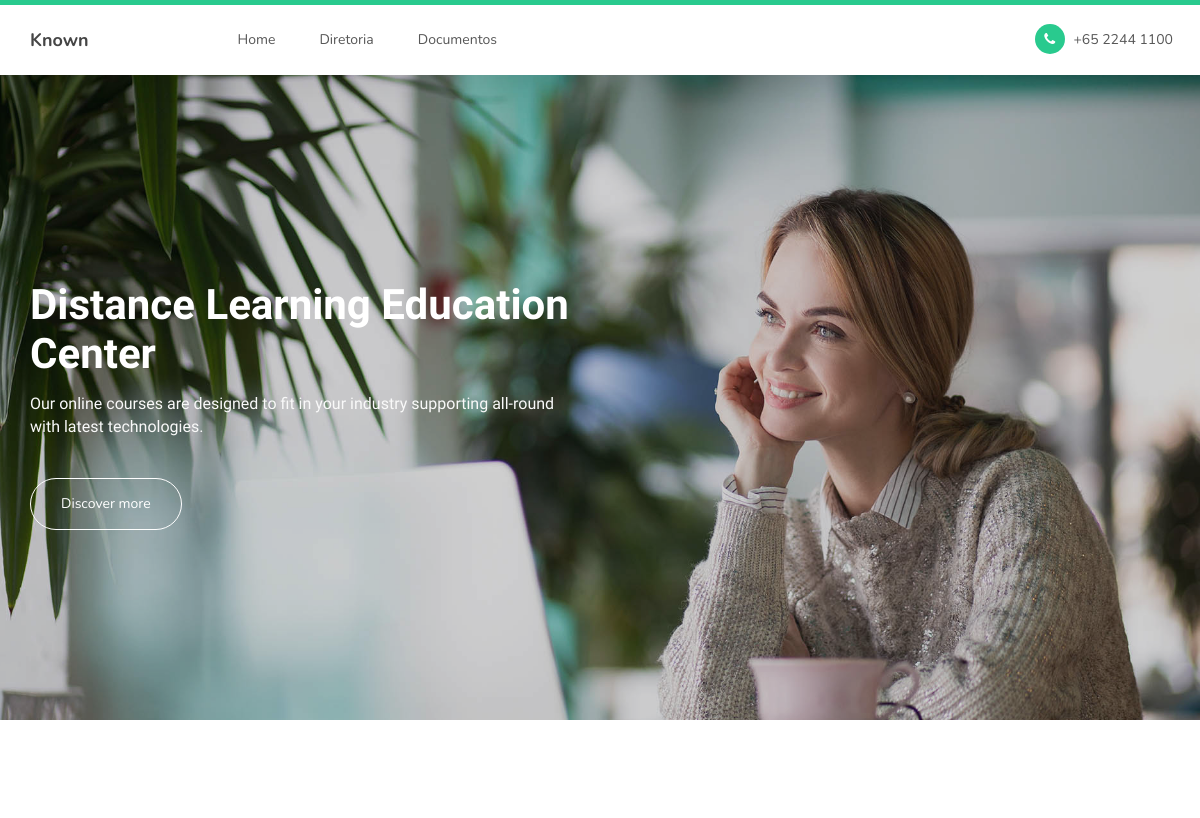
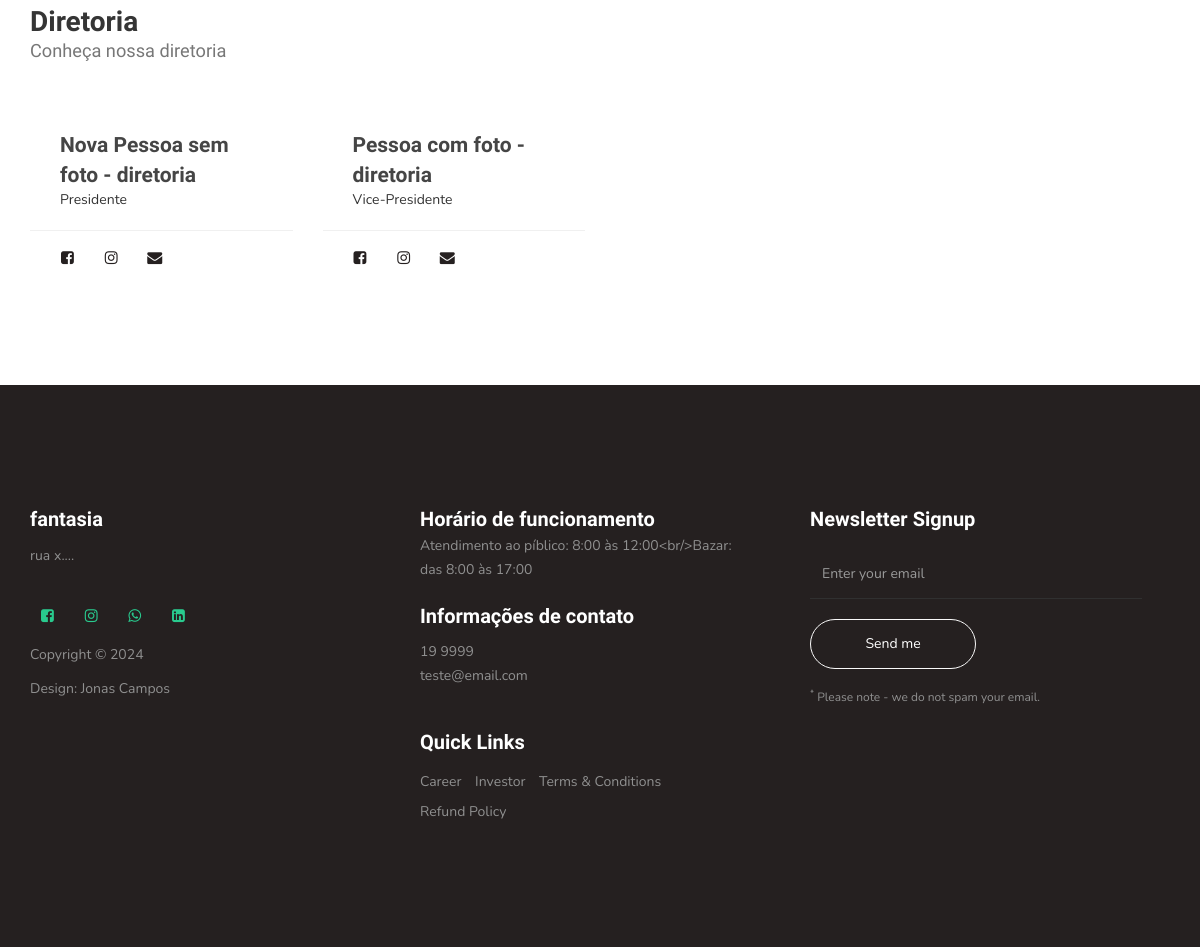
/diretoria/, run on the app's committed database (2 pictures, top to bottom).
### people/models.py (models this page shows, shortened)
class People(models.Model):
    id = models.AutoField(primary_key=True)
    name = models.CharField(max_length=200, blank=False, null=False)
    role = models.ForeignKey(
        "JobRole",
        on_delete=models.PROTECT,
        related_name="people_jobRole",
        null=True,
        blank=True,
    )
    photo = models.ImageField(upload_to="people/", blank=True, null=True)
    bio = models.TextField(blank=True, null=True)
    team = models.ForeignKey(
        "TeamList",
        on_delete=models.PROTECT,
        related_name="people_team",
        null=True,
        blank=True,
    )
    board_position = models.ForeignKey(
        "BoardPosition",
        on_delete=models.PROTECT,
        related_name="board_position",
        null=True,
        blank=True,
    )
    created_at = models.DateTimeField(auto_now_add=True)
    updated_at = models.DateTimeField(auto_now=True)
    class Meta:
        verbose_name = "Pessoa"
        verbose_name_plural = "Pessoas"

class BoardPosition(models.Model):
    id = models.AutoField(primary_key=True)
    role = models.CharField(max_length=100)
    created_at = models.DateTimeField(auto_now_add=True)
    updated_at = models.DateTimeField(auto_now=True)
    def __str__(self) -> str:
        return self.role

### company_entity/models.py (models this page shows, shortened)
class Company(models.Model):
    id = models.AutoField(primary_key=True)
    logo = models.ImageField(
        upload_to="company_entity/logos", verbose_name="Logo", null=True, blank=True
    )
    company_name = models.CharField(max_length=100, verbose_name="Nome da Empresa")
    trade_name = models.CharField(max_length=100, verbose_name="Nome Fantasia")
    cnpj = models.CharField(max_length=14, verbose_name="CNPJ")
    state_registration = models.CharField(
        max_length=20, verbose_name="Inscrição Estadual", null=True, blank=True
    )
    municipal_registration = models.CharField(
        max_length=20, verbose_name="Inscrição Municipal", null=True, blank=True
    )
    address = models.CharField(
        max_length=100, verbose_name="Endereço", null=True, blank=True
    )
    phone = models.CharField(
        max_length=20, verbose_name="Telefone", null=True, blank=True
    )
    email = models.EmailField(
        max_length=100, verbose_name="E-mail", null=True, blank=True
    )
    website = models.URLField(
        max_length=100, verbose_name="Website", null=True, blank=True
    )
    social_media_facebook = models.URLField(blank=True, null=True, verbose_name="Facebook")
    social_media_instagram = models.URLField(blank=True, null=True, verbose_name="Instagram")
    social_media_whatsapp = models.URLField(blank=True, null=True, verbose_name="WhatsApp")
    social_media_linkedin = models.URLField(blank=True, null=True, verbose_name="Linkedin")
    opening_date = models.DateField(
        verbose_name="Data de Abertura", null=True, blank=True
    )
    main_activity = models.CharField(
        max_length=100, verbose_name="Atividade Principal", null=True, blank=True
    )
    secondary_activity = models.CharField(
        max_length=100, verbose_name="Atividade Secundária", null=True, blank=True
    )
    responsible_name = models.CharField(
        max_length=100, verbose_name="Nome do Responsável", null=True, blank=True
    )
    notes = models.TextField(verbose_name="Observações", null=True, blank=True)
    created_at = models.DateTimeField(auto_now_add=True, verbose_name="Criado em")
    updated_at = models.DateTimeField(
        auto_now=True,
        verbose_name="Atualizado em",
    )
    class Meta:
        verbose_name = "Empresa"
        verbose_name_plural = "Empresas"
        ordering = ["id"]

class SiteFooter(models.Model):
    id = models.AutoField(primary_key=True)
    main_footer = models.BooleanField(
        editable=True, default=True, verbose_name="Rodapé Principal"
    )
    name = models.CharField(
        max_length=100,
        default="Rodapé padrão do site",
        verbose_name="Nome do rodapé (controle interno)",
    )
    service_hours = models.CharField(
        max_length=100, verbose_name="Horário de Atendimento"
    )
    line_text1 = models.CharField(max_length=200, verbose_name="Texto da Linha 1")
    line_text2 = models.CharField(max_length=200, verbose_name="Texto da Linha 2")
    class Meta:
        verbose_name = "Rodapé do Site"
        verbose_name_plural = "Rodapés do Site"
        ordering = ["id"]

### people/views.py (the view)
# urls.py: path("diretoria/", Diretoria.as_view()),
class Diretoria(ListView):
    model = People
    template_name = 'diretoria.html'
    context_object_name = 'diretoria'
    def get_queryset(self) -> QuerySet[Any]:
        only_board_members = super().get_queryset().filter(team__name="Diretoria").all()
        return only_board_members

### app/context_processors.py (called while the page is built)
def context_company(request):
    company = Company.objects.all().first()
    return {'company': company}

def context_footer(request):
    footer = SiteFooter.objects.filter(main_footer=True).first()
    return {'footer': footer}

### people/templates/diretoria.html (shortened to what this page needs)
{% extends "base.html" %}
{% block content %}
{% include 'header_banner.html' %}
<section id="diretoria">
    <div class="container">
        <div class="row">
            <div class="col-md-12 col-sm-12">
                <div class="section-title">
                    <h2>Diretoria <small>Conheça nossa diretoria</small></h2>
                </div>
            </div>
            {% for member in diretoria %}
            <div class="col-md-3 col-sm-6">
                <div class="team-thumb">
                    <div class="team-info">
                        <h3>{{ member.name }}</h3>
                        <span>{{ member.board_position }}</span>
                    </div>
                    <ul class="social-icon">
                        <li><a href="#" class="fa fa-facebook-square" attr="facebook icon"></a></li>
                        <li><a href="#" class="fa fa-instagram"></a></li>
                        <li><a href="#" class="fa">&#xf0e0;</a></li>
                    </ul>
                </div>
            </div>
            {% endfor %}
        </div>
    </div>
</section>
{% endblock %}

### company_entity/templates/footer.html
<footer id="footer">
     <div class="container">
          <div class="row">
               <div class="col-md-4 col-sm-6">
                    <div class="footer-info">
                         <div class="section-title">
                              <h2> {{ company.trade_name }} </h2>
                         </div>
                         <address>
                              <p>{{ company.address }}</p>
                         </address>
                         <ul class="social-icon">
                              <li><a href="{{ company.social_media_facebook }}" class="fa fa-facebook-square" attr="facebook icon"></a></li>
                              <li><a href="{{ company.social_media_instagram }}" class="fa fa-instagram"></a></li>
                              <li><a href="{{ company.social_media_whatsapp }}" class="fa fa-whatsapp"></a></li>
                              <li><a href="{{ company.social_media_linkedin }}" class="fa">&#xf08c;</a></li>
                         </ul>
                         <div class="copyright-text">
                              <p>Copyright &copy; 2024 </p>
                              <p>Design: Jonas Campos</p>
                         </div>
                    </div>
               </div>
               <div class="col-md-4 col-sm-6">
                    <div class="footer-info">
                         <div class="section-title">
                              <h2>Horário de funcionamento</h2>
                              <p>{{ footer.service_hours }}</p>
                         </div>
                         <div class="section-title">
                              <h2>Informações de contato</h2>
                         </div>
                         <address>
                              <p>{{ company.phone }}</p>
                              <p><a href="mailto:{{ company.email }}">{{ company.email }}</a></p>
                         </address>
                         <div class="footer_menu">
                              <h2>Quick Links</h2>
                              <ul>
                                   <li><a href="#">Career</a></li>
                                   <li><a href="#">Investor</a></li>
                                   <li><a href="#">Terms & Conditions</a></li>
                                   <li><a href="#">Refund Policy</a></li>
                              </ul>
                         </div>
                    </div>
               </div>
               <div class="col-md-4 col-sm-12">
                    <div class="footer-info newsletter-form">
                         <div class="section-title">
                              <h2>Newsletter Signup</h2>
                         </div>
                         <div>
                              <div class="form-group">
                                   <form action="#" method="get">
                                        <input type="email" class="form-control" placeholder="Enter your email"
                                             name="email" id="email" required="">
                                        <input type="submit" class="form-control" name="submit" id="form-submit"
                                             value="Send me">
                                   </form>
                                   <span><sup>*</sup> Please note - we do not spam your email.</span>
                              </div>
                         </div>
                    </div>
               </div>
          </div>
     </div>
</footer>

### static/css/templatemo-style.css (style rules this page uses)
body { background: #ffffff; font-family: 'Nunito', sans-serif; overflow-x: hidden; padding-top: 70px; }
h1,h2,h3,h4,h5,h6 { font-family: 'Muli', sans-serif; font-weight: bold; line-height: inherit; }
h2 { color: #353535; font-size: 2em; padding-bottom: 10px; }
h3 { font-size: 1.5em; margin-bottom: 0; }
h3, h3 a { color: #454545; }
p { color: #757575; font-size: 14px; font-weight: normal; line-height: 24px; }
html { -webkit-font-smoothing: antialiased; }
a { color: #252525; -webkit-transition: 0.5s; transition: 0.5s; text-decoration: none !important; }
a, input, button, .form-control { -webkit-transition: 0.5s; transition: 0.5s; }
.section-title { padding-bottom: 40px; }
.section-title h2 { margin: 0; }
.section-title small { display: block; }
section { position: relative; padding: 100px 0; }
.team-thumb { background: #ffffff; position: relative; overflow: hidden; text-align: left; }
.team-info { padding: 20px 30px; }
.team-thumb .social-icon { border-top: 1px solid #f0f0f0; padding: 4px 20px 0 20px; }
.team-thumb .social-icon li a { background: #ffffff; color: #252020; }
.team-info h3 { margin: 0; }
footer { background: #252020; padding: 120px 0; }
footer .section-title { padding-bottom: 10px; }
footer h2 { font-size: 20px; }
footer a, footer p { color: #909090; }
footer address p { margin-bottom: 0; }
footer .social-icon { margin-top: 25px; }
.footer-info { margin-right: 2em; }
.footer-info h2 { color: #ffffff; padding: 0; }
.footer_menu h2 { margin-top: 2em; }
.footer_menu ul { margin: 0; padding: 0; }
.footer_menu li { display: inline-block; list-style: none; margin: 5px 10px 5px 0; }
.newsletter-form .form-control { background: transparent; border-radius: 0; box-shadow: none; border: 0; border-bottom: 1px solid #303030; height: 50px; margin: 5px 0; }
.newsletter-form input[type="submit"] { background: transparent; border: 1px solid #f9f9f9; border-radius: 50px; color: #ffffff; display: block; margin-top: 20px; outline: none; width: 50%; }
.newsletter-form .form-group span { color: #909090; display: block; font-size: 12px; margin-top: 20px; }
.social-icon { position: relative; padding: 0; margin: 0; }
.social-icon li { display: inline-block; list-style: none; margin-bottom: 5px; }
.social-icon li a { border-radius: 100px; color: #29ca8e; font-size: 15px; width: 35px; height: 35px; line-height: 35px; text-decoration: none; text-align: center; transition: all 0.4s ease-in-out; position: relative; margin: 5px 5px 5px 0; }

### data on the page
People: name "Nova Pessoa sem foto - diretoria", board_position "Presidente"
People: name "Pessoa com foto - diretoria", board_position "Vice-Presidente"
Company: trade_name "fantasia", address "rua x....", phone "19 9999", email "teste@email.com"
SiteFooter: service_hours "Atendimento ao píblico: 8:00 às 12:00<br/>Bazar: das 8:00 às 17:00"
